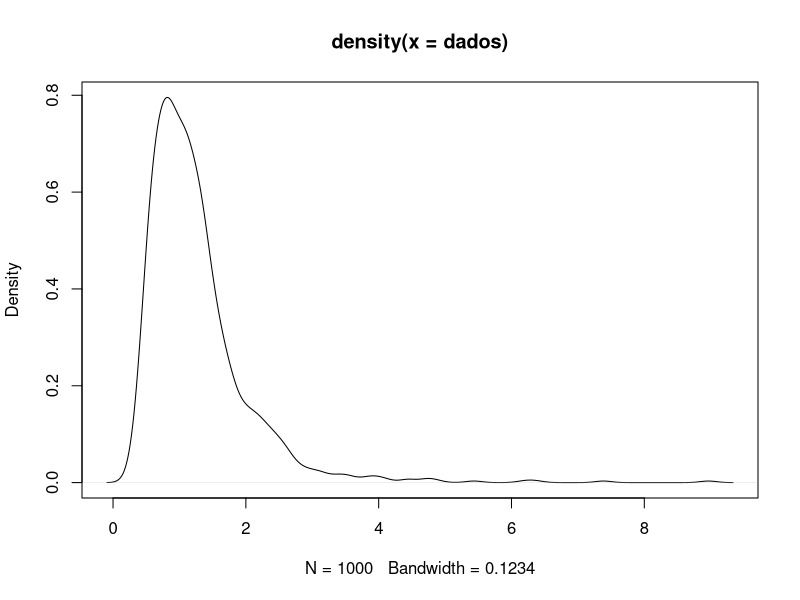
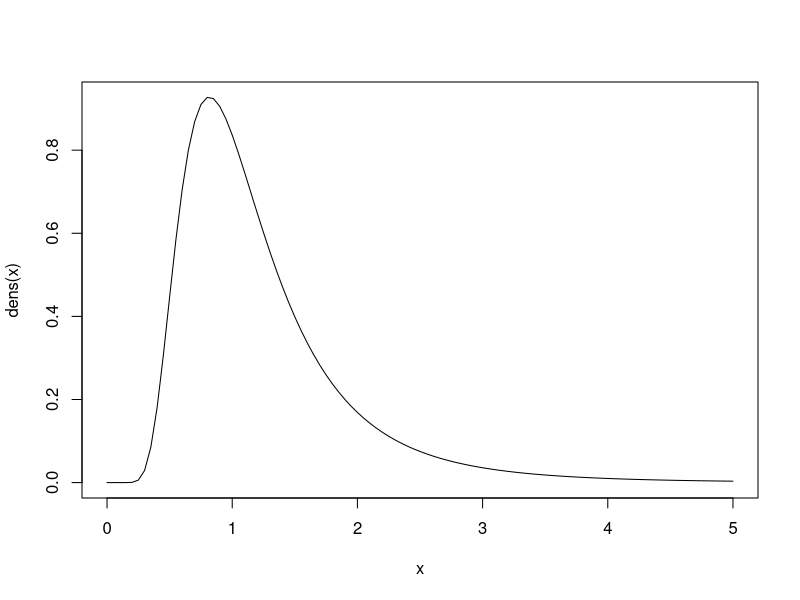

Recreate these plots in R, in order. (Note: this script raises an error after producing the figures.)
n <- 100
m <- 10

dados <- rep(NA, 1000)
for(j in 1:1000)
{
  X <- rnorm(n, 0, 1)
  Y <- rnorm(m, 0, 1)
  dados[j] = var(X)/var(Y)
}
plot(density(dados))

dens = function(x) df(x, n, m)
curve(dens, from = 0, to = 5)


s1 = var(X)
s2 = var(Y)


s1/s2 < qf(0.5*alpha, n-1, m-1)
s1/s2 > qf(1-(0.5*alpha), n-1, m-1)
